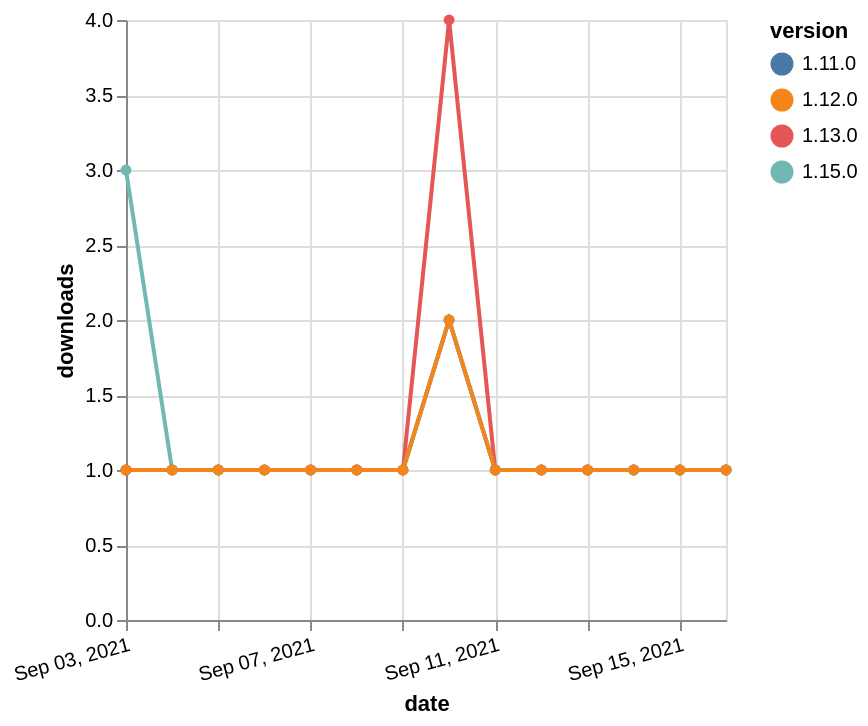

The specification (Vega-Lite) saved for this image:
### Vega-Lite specification from a JSON file in a GitHub repository (floating-point values rounded to 4 significant figures)
{"$schema": "https://vega.github.io/schema/vega-lite/v5.json", "description": "A simple bar chart with embedded data.", "data": {"values": [{"date": "2021-09-03", "total": 324, "delta": 1, "version": "1.11.0"}, {"date": "2021-09-04", "total": 325, "delta": 1, "version": "1.11.0"}, {"date": "2021-09-05", "total": 326, "delta": 1, "version": "1.11.0"}, {"date": "2021-09-06", "total": 327, "delta": 1, "version": "1.11.0"}, {"date": "2021-09-07", "total": 328, "delta": 1, "version": "1.11.0"}, {"date": "2021-09-08", "total": 329, "delta": 1, "version": "1.11.0"}, {"date": "2021-09-09", "total": 330, "delta": 1, "version": "1.11.0"}, {"date": "2021-09-10", "total": 332, "delta": 2, "version": "1.11.0"}, {"date": "2021-09-11", "total": 333, "delta": 1, "version": "1.11.0"}, {"date": "2021-09-12", "total": 334, "delta": 1, "version": "1.11.0"}, {"date": "2021-09-13", "total": 335, "delta": 1, "version": "1.11.0"}, {"date": "2021-09-14", "total": 336, "delta": 1, "version": "1.11.0"}, {"date": "2021-09-15", "total": 337, "delta": 1, "version": "1.11.0"}, {"date": "2021-09-16", "total": 338, "delta": 1, "version": "1.11.0"}, {"date": "2021-09-03", "total": 286, "delta": 1, "version": "1.13.0"}, {"date": "2021-09-04", "total": 287, "delta": 1, "version": "1.13.0"}, {"date": "2021-09-05", "total": 288, "delta": 1, "version": "1.13.0"}, {"date": "2021-09-06", "total": 289, "delta": 1, "version": "1.13.0"}, {"date": "2021-09-07", "total": 290, "delta": 1, "version": "1.13.0"}, {"date": "2021-09-08", "total": 291, "delta": 1, "version": "1.13.0"}, {"date": "2021-09-09", "total": 292, "delta": 1, "version": "1.13.0"}, {"date": "2021-09-10", "total": 296, "delta": 4, "version": "1.13.0"}, {"date": "2021-09-11", "total": 297, "delta": 1, "version": "1.13.0"}, {"date": "2021-09-12", "total": 298, "delta": 1, "version": "1.13.0"}, {"date": "2021-09-13", "total": 299, "delta": 1, "version": "1.13.0"}, {"date": "2021-09-14", "total": 300, "delta": 1, "version": "1.13.0"}, {"date": "2021-09-15", "total": 301, "delta": 1, "version": "1.13.0"}, {"date": "2021-09-16", "total": 302, "delta": 1, "version": "1.13.0"}, {"date": "2021-09-03", "total": 117, "delta": 3, "version": "1.15.0"}, {"date": "2021-09-04", "total": 118, "delta": 1, "version": "1.15.0"}, {"date": "2021-09-05", "total": 119, "delta": 1, "version": "1.15.0"}, {"date": "2021-09-06", "total": 120, "delta": 1, "version": "1.15.0"}, {"date": "2021-09-07", "total": 121, "delta": 1, "version": "1.15.0"}, {"date": "2021-09-08", "total": 122, "delta": 1, "version": "1.15.0"}, {"date": "2021-09-09", "total": 123, "delta": 1, "version": "1.15.0"}, {"date": "2021-09-10", "total": 125, "delta": 2, "version": "1.15.0"}, {"date": "2021-09-11", "total": 126, "delta": 1, "version": "1.15.0"}, {"date": "2021-09-12", "total": 127, "delta": 1, "version": "1.15.0"}, {"date": "2021-09-13", "total": 128, "delta": 1, "version": "1.15.0"}, {"date": "2021-09-14", "total": 129, "delta": 1, "version": "1.15.0"}, {"date": "2021-09-15", "total": 130, "delta": 1, "version": "1.15.0"}, {"date": "2021-09-16", "total": 131, "delta": 1, "version": "1.15.0"}, {"date": "2021-09-03", "total": 173, "delta": 1, "version": "1.12.0"}, {"date": "2021-09-04", "total": 174, "delta": 1, "version": "1.12.0"}, {"date": "2021-09-05", "total": 175, "delta": 1, "version": "1.12.0"}, {"date": "2021-09-06", "total": 176, "delta": 1, "version": "1.12.0"}, {"date": "2021-09-07", "total": 177, "delta": 1, "version": "1.12.0"}, {"date": "2021-09-08", "total": 178, "delta": 1, "version": "1.12.0"}, {"date": "2021-09-09", "total": 179, "delta": 1, "version": "1.12.0"}, {"date": "2021-09-10", "total": 181, "delta": 2, "version": "1.12.0"}, {"date": "2021-09-11", "total": 182, "delta": 1, "version": "1.12.0"}, {"date": "2021-09-12", "total": 183, "delta": 1, "version": "1.12.0"}, {"date": "2021-09-13", "total": 184, "delta": 1, "version": "1.12.0"}, {"date": "2021-09-14", "total": 185, "delta": 1, "version": "1.12.0"}, {"date": "2021-09-15", "total": 186, "delta": 1, "version": "1.12.0"}, {"date": "2021-09-16", "total": 187, "delta": 1, "version": "1.12.0"}]}, "width": "container", "mark": {"type": "line", "point": {"filled": true}}, "encoding": {"x": {"field": "date", "type": "temporal", "timeUnit": "yearmonthdate", "title": "date", "axis": {"labelAngle": -15}}, "y": {"field": "delta", "type": "quantitative", "title": "downloads"}, "color": {"field": "version", "type": "nominal"}, "tooltip": {"field": "delta"}}}
